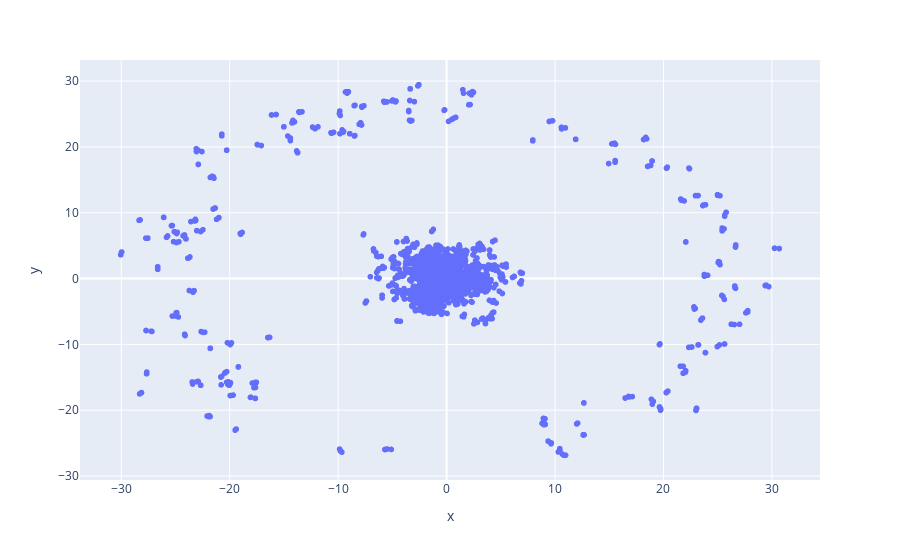

Notebook cell for this chart:
### Code cell
import plotly.express as px

px.scatter(coords_df, x='x', y='y')

### Figure 1 — Plotly figure (JSON) as saved in the notebook; plotly's stock layout.template omitted (floating-point values rounded to 4 significant figures; data arrays with more than 128 entries replaced by an {"elided": "..."} marker saying what was removed)
{"data": [{"hovertemplate": "x=%{x}<br>y=%{y}<extra></extra>", "legendgroup": "", "marker": {"color": "#636efa", "symbol": "circle"}, "mode": "markers", "name": "", "showlegend": false, "type": "scattergl", "x": {"elided": "4000 float values"}, "xaxis": "x", "y": {"elided": "4000 float values"}, "yaxis": "y"}], "layout": {"autosize": true, "legend": {"tracegroupgap": 0}, "margin": {"t": 60}, "xaxis": {"anchor": "y", "autorange": true, "domain": [0, 1], "range": [-33.91, 34.54], "title": {"text": "x"}, "type": "linear"}, "yaxis": {"anchor": "x", "autorange": true, "domain": [0, 1], "range": [-31.2, 33.8], "title": {"text": "y"}, "type": "linear"}}}
